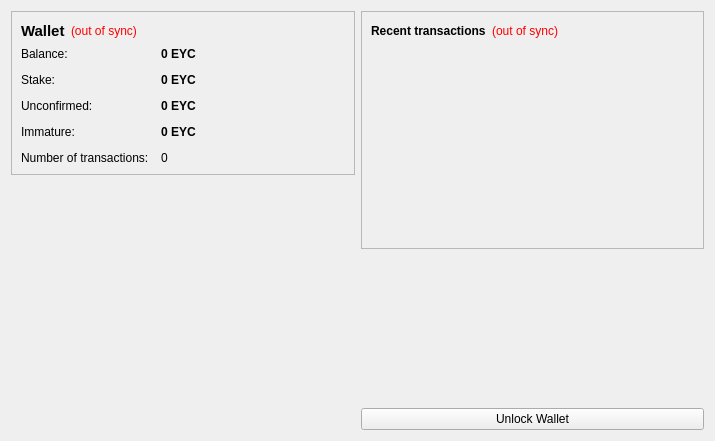
<?xml version="1.0" encoding="UTF-8"?>
<ui version="4.0">
 <class>OverviewPage</class>
 <widget class="QWidget" name="OverviewPage">
  <property name="geometry">
   <rect>
    <x>0</x>
    <y>0</y>
    <width>715</width>
    <height>441</height>
   </rect>
  </property>
  <property name="windowTitle">
   <string>Form</string>
  </property>
  <layout class="QHBoxLayout" name="horizontalLayout" stretch="1,1">
   <item>
    <layout class="QVBoxLayout" name="verticalLayout_2">
     <item>
      <widget class="QFrame" name="frame">
       <property name="frameShape">
        <enum>QFrame::StyledPanel</enum>
       </property>
       <property name="frameShadow">
        <enum>QFrame::Raised</enum>
       </property>
       <layout class="QVBoxLayout" name="verticalLayout_4">
        <item>
         <layout class="QHBoxLayout" name="horizontalLayout_4">
          <item>
           <widget class="QLabel" name="label_5">
            <property name="font">
             <font>
              <pointsize>11</pointsize>
              <weight>75</weight>
              <bold>true</bold>
             </font>
            </property>
            <property name="text">
             <string>Wallet</string>
            </property>
           </widget>
          </item>
          <item>
           <widget class="QLabel" name="labelWalletStatus">
            <property name="toolTip">
             <string>The displayed information may be out of date. Your wallet automatically synchronizes with the FourLoveCoin network after a connection is established, but this process has not completed yet.</string>
            </property>
            <property name="styleSheet">
             <string notr="true">QLabel { color: red; }</string>
            </property>
            <property name="text">
             <string notr="true">(out of sync)</string>
            </property>
            <property name="alignment">
             <set>Qt::AlignLeading|Qt::AlignLeft|Qt::AlignVCenter</set>
            </property>
           </widget>
          </item>
          <item>
           <spacer name="horizontalSpacer_2">
            <property name="orientation">
             <enum>Qt::Horizontal</enum>
            </property>
            <property name="sizeHint" stdset="0">
             <size>
              <width>40</width>
              <height>20</height>
             </size>
            </property>
           </spacer>
          </item>
         </layout>
        </item>
        <item>
         <layout class="QFormLayout" name="formLayout_2">
          <property name="fieldGrowthPolicy">
           <enum>QFormLayout::AllNonFixedFieldsGrow</enum>
          </property>
          <property name="horizontalSpacing">
           <number>12</number>
          </property>
          <property name="verticalSpacing">
           <number>12</number>
          </property>
          <item row="0" column="0">
           <widget class="QLabel" name="label">
            <property name="text">
             <string>Balance:</string>
            </property>
           </widget>
          </item>
          <item row="0" column="1">
           <widget class="QLabel" name="labelBalance">
            <property name="font">
             <font>
              <weight>75</weight>
              <bold>true</bold>
             </font>
            </property>
            <property name="cursor">
             <cursorShape>IBeamCursor</cursorShape>
            </property>
            <property name="toolTip">
             <string>Your current balance</string>
            </property>
            <property name="text">
             <string notr="true">0 EYC</string>
            </property>
            <property name="textInteractionFlags">
             <set>Qt::LinksAccessibleByMouse|Qt::TextSelectableByKeyboard|Qt::TextSelectableByMouse</set>
            </property>
           </widget>
          </item>
          <item row="1" column="0">
           <widget class="QLabel" name="label_6">
            <property name="text">
             <string>Stake:</string>
            </property>
           </widget>
          </item>
          <item row="1" column="1">
           <widget class="QLabel" name="labelStake">
            <property name="font">
             <font>
              <weight>75</weight>
              <bold>true</bold>
             </font>
            </property>
            <property name="cursor">
             <cursorShape>IBeamCursor</cursorShape>
            </property>
            <property name="toolTip">
             <string>Total of coins that was staked, and do not yet count toward the current balance</string>
            </property>
            <property name="text">
             <string notr="true">0 EYC</string>
            </property>
            <property name="textInteractionFlags">
             <set>Qt::LinksAccessibleByMouse|Qt::TextSelectableByKeyboard|Qt::TextSelectableByMouse</set>
            </property>
           </widget>
          </item>
          <item row="2" column="0">
           <widget class="QLabel" name="label_3">
            <property name="text">
             <string>Unconfirmed:</string>
            </property>
           </widget>
          </item>
          <item row="2" column="1">
           <widget class="QLabel" name="labelUnconfirmed">
            <property name="font">
             <font>
              <weight>75</weight>
              <bold>true</bold>
             </font>
            </property>
            <property name="cursor">
             <cursorShape>IBeamCursor</cursorShape>
            </property>
            <property name="toolTip">
             <string>Total of transactions that have yet to be confirmed, and do not yet count toward the current balance</string>
            </property>
            <property name="text">
             <string notr="true">0 EYC</string>
            </property>
            <property name="textInteractionFlags">
             <set>Qt::LinksAccessibleByMouse|Qt::TextSelectableByKeyboard|Qt::TextSelectableByMouse</set>
            </property>
           </widget>
          </item>
          <item row="3" column="0">
           <widget class="QLabel" name="labelImmatureText">
            <property name="text">
             <string>Immature:</string>
            </property>
           </widget>
          </item>
          <item row="3" column="1">
           <widget class="QLabel" name="labelImmature">
            <property name="font">
             <font>
              <weight>75</weight>
              <bold>true</bold>
             </font>
            </property>
            <property name="toolTip">
             <string>Mined balance that has not yet matured</string>
            </property>
            <property name="text">
             <string notr="true">0 EYC</string>
            </property>
            <property name="textInteractionFlags">
             <set>Qt::LinksAccessibleByMouse|Qt::TextSelectableByKeyboard|Qt::TextSelectableByMouse</set>
            </property>
           </widget>
          </item>
          <item row="4" column="0">
           <widget class="QLabel" name="label_2">
            <property name="text">
             <string>Number of transactions:</string>
            </property>
           </widget>
          </item>
          <item row="4" column="1">
           <widget class="QLabel" name="labelNumTransactions">
            <property name="toolTip">
             <string>Total number of transactions in wallet</string>
            </property>
            <property name="text">
             <string notr="true">0</string>
            </property>
           </widget>
          </item>
         </layout>
        </item>
       </layout>
      </widget>
     </item>
     <item>
      <spacer name="verticalSpacer">
       <property name="orientation">
        <enum>Qt::Vertical</enum>
       </property>
       <property name="sizeHint" stdset="0">
        <size>
         <width>20</width>
         <height>40</height>
        </size>
       </property>
      </spacer>
     </item>
	 <item>
      <widget class="QLabel" name="label_6">
       <property name="text">
        <string/>
       </property>
       <property name="pixmap">
        <pixmap resource="../bitcoin.qrc">:/images/backg</pixmap>
       </property>
       <property name="scaledContents">
        <bool>false</bool>
       </property>
       <property name="alignment">
        <set>Qt::AlignCenter</set>
       </property>
       <property name="margin">
        <number>-2</number>
       </property>
      </widget>
     </item>
    </layout>
   </item>
   <item>
    <layout class="QVBoxLayout" name="verticalLayout_3">
     <item>
      <widget class="QFrame" name="frame_2">
       <property name="frameShape">
        <enum>QFrame::StyledPanel</enum>
       </property>
       <property name="frameShadow">
        <enum>QFrame::Raised</enum>
       </property>
       <layout class="QVBoxLayout" name="verticalLayout">
        <item>
         <layout class="QHBoxLayout" name="horizontalLayout_2">
          <item>
           <widget class="QLabel" name="label_4">
            <property name="text">
             <string>&lt;b&gt;Recent transactions&lt;/b&gt;</string>
            </property>
           </widget>
          </item>
          <item>
           <widget class="QLabel" name="labelTransactionsStatus">
            <property name="toolTip">
             <string>The displayed information may be out of date. Your wallet automatically synchronizes with the FourLoveCoin network after a connection is established, but this process has not completed yet.</string>
            </property>
            <property name="styleSheet">
             <string notr="true">QLabel { color: red; }</string>
            </property>
            <property name="text">
             <string notr="true">(out of sync)</string>
            </property>
            <property name="alignment">
             <set>Qt::AlignRight|Qt::AlignTrailing|Qt::AlignVCenter</set>
            </property>
           </widget>
          </item>
          <item>
           <spacer name="horizontalSpacer">
            <property name="orientation">
             <enum>Qt::Horizontal</enum>
            </property>
            <property name="sizeHint" stdset="0">
             <size>
              <width>40</width>
              <height>20</height>
             </size>
            </property>
           </spacer>
          </item>
         </layout>
        </item>
        <item>
         <widget class="QListView" name="listTransactions">
          <property name="styleSheet">
           <string notr="true">QListView { background: transparent; }</string>
          </property>
          <property name="frameShape">
           <enum>QFrame::NoFrame</enum>
          </property>
          <property name="verticalScrollBarPolicy">
           <enum>Qt::ScrollBarAlwaysOff</enum>
          </property>
          <property name="horizontalScrollBarPolicy">
           <enum>Qt::ScrollBarAlwaysOff</enum>
          </property>
          <property name="selectionMode">
           <enum>QAbstractItemView::NoSelection</enum>
          </property>
         </widget>
        </item>
       </layout>
      </widget>
     </item>
     <item>
      <spacer name="verticalSpacer_2">
       <property name="orientation">
        <enum>Qt::Vertical</enum>
       </property>
       <property name="sizeHint" stdset="0">
        <size>
         <width>20</width>
         <height>40</height>
        </size>
       </property>
      </spacer>
     </item>
     <item>
      <widget class="QPushButton" name="unlockWalletButton">
       <property name="text">
        <string>Unlock Wallet</string>
       </property>
      </widget>
     </item>
    </layout>
   </item>
  </layout>
 </widget>
 <resources>
  <include location="../bitcoin.qrc"/>
 </resources>
 <connections/>
</ui>
